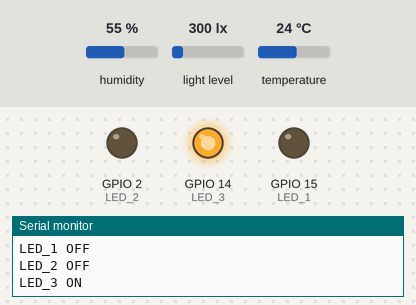
Bench run of a program on a simulated ESP32. On the bench: output pins drawn as LEDs (lit = HIGH), the last lines printed to the serial monitor. The test bench sets the inputs (shaded band); at power-on: humidity 55 %, temperature 24 °C, light level 300 lx. WiFi joins after 1.5 s; servers stay silent unless stated; no MQTT or app messages arrive unless stated.

Above: at 5.9 s.
6.0 s: humidity set to 58 %
8.8 s: humidity set to 61 %
At 10.8 s:
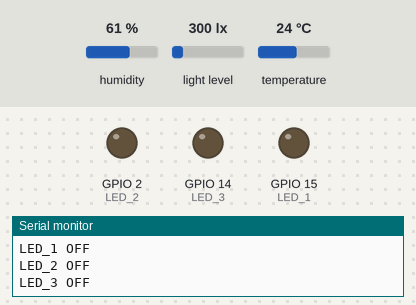
11.2 s: temperature set to 27 °C
12.9 s: temperature set to 30 °C
At 14.2 s:
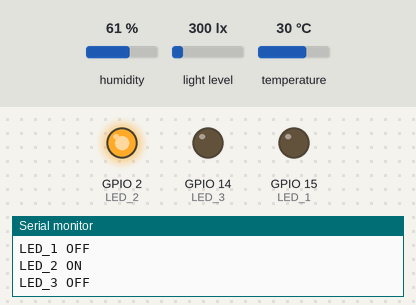
15.3 s: humidity set to 88 %
At 17.0 s:
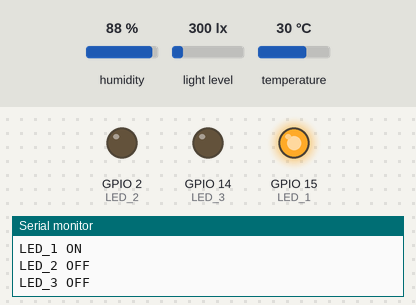
Timing chart, 0 to 18.3 s (numbered marks = the images above; inputs shaded):
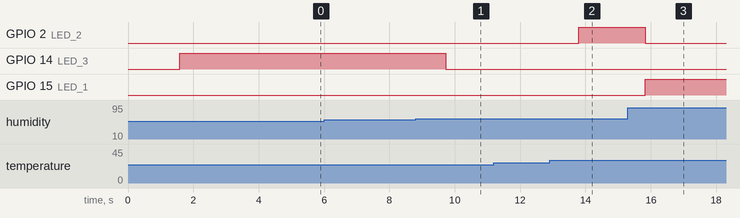

Measured:
- the behaviour switches between 59 and 60 % on humidity (found by bisection; images 0 and 1)
- the behaviour switches between 28 and 29 °C on temperature (found by bisection; images 1 and 2)
- after the input at 8.8 s, GPIO 14 (LED_3): HIGH → LOW after 0.93 s
- after the input at 12.9 s, GPIO 2 (LED_2): LOW → HIGH after 0.90 s
- after the input at 15.3 s, GPIO 2 (LED_2): HIGH → LOW after 0.54 s; GPIO 15 (LED_1): LOW → HIGH after 0.53 s

The program:

main.cpp
```cpp
// MQTT 2 sensors and 3 LEDS
// Publishing to broker for temperature every 5 seconds, humidity every 6 seconds, and light every 4 seconds
#include <Arduino.h>
#include <WiFi.h>
#include <PubSubClient.h>
#include <Ticker.h>
#include <Adafruit_Sensor.h>
#include <DHT.h>
#include <BH1750.h>

#define LED_1 15 // Merah
#define LED_2 2  // Kuning
#define LED_3 14 // Hijau

// define the pins for the DHT11 sensor

#define DHTPIN 16
#define DHTTYPE DHT11

// define the pins for BH1750 sensor

#define SDA_PIN 21
#define SCL_PIN 22

#define WIFI_SSID "ROG"
#define WIFI_PASSWORD "12345678"

#define MQTT_BROKER "broker.emqx.io"
#define MQTT_TOPIC_PUBLISH "esp32_kelvin/data"
#define MQTT_TOPIC_SUBSCRIBE "esp32_kelvin/sensor"

DHT dht(DHTPIN, DHTTYPE);

Ticker timerPublish;
char g_szDeviceId[30];
Ticker timerMqtt;

float temperature = 0;
float humidity = 0;
float lux = 0;

WiFiClient espClient;
PubSubClient mqtt(espClient);

BH1750 lightMeter(0x23);

long lastMsg = 0;
char msg[50];
int value = 0;

unsigned long previousTemperatureMillis = 0;
unsigned long previousHumidityMillis = 0;
unsigned long previousLuxMillis = 0;

const int TEMPERATURE_INTERVAL = 5000; // interval in milliseconds
const int HUMIDITY_INTERVAL = 6000;    // interval in milliseconds
const int LUX_INTERVAL = 4000;         // interval in milliseconds

// void WifiConnect();
// void onPublish(char *topic, byte *payload, unsigned int length);
// void onSubscribe(int packetId, int qos);
// void Cek_kondisi();
// void callback(char *topic, byte *payload, unsigned int length);
// void reconnect();

void WifiConnect()
{
  WiFi.begin(WIFI_SSID, WIFI_PASSWORD);
  Serial.print("Connecting to WiFi");
  while (WiFi.status() != WL_CONNECTED)
  {
    delay(500);
    Serial.print(".");
  }
  Serial.println();
  Serial.print("Connected, IP address: ");
  Serial.println(WiFi.localIP());
}

void onPublish(char *topic, byte *payload, unsigned int length)
{
  Serial.print("Message arrived [");
  Serial.print(topic);
  Serial.print("]: ");

  for (int i = 0; i < length; i++)
  {
    Serial.print((char)payload[i]);
  }

  Serial.println();
}

void Cek_kondisi()
{
  // Read data from DHT11 sensor
  dht.begin();

  // Read data from BH1750 sensor
  lightMeter.begin(BH1750::ONE_TIME_HIGH_RES_MODE, 0x23, &Wire);

  // Read data from DHT11 sensor
  temperature = dht.readTemperature();
  humidity = dht.readHumidity();

  // Read data from BH1750 sensor
  lux = lightMeter.readLightLevel();

  // Temperature, Humidity, and Light Sensor
  temperature = dht.readTemperature();
  humidity = dht.readHumidity();
  lux = lightMeter.readLightLevel();

  Serial.print("Temperature: ");
  Serial.print(temperature);
  Serial.print("C, Humidity: ");
  Serial.print(humidity);
  Serial.print("%, Light: ");
  Serial.print(lux);
  Serial.println("lx");

  // If lux is above 400, gives warnning to serial monitor
  if (lux > 400)
  {
    Serial.println("lux: " + String(lux) + "lx");
    Serial.println("WARNING: Light is too bright!");
  }
  else
  {
    Serial.println("lux: " + String(lux) + "lx");
    Serial.println("Light is normal");
  }

  // If temperature is above 28C, gives warnning to serial monitor
  if (isnan(humidity) || isnan(temperature))
  {
    Serial.println("Failed to read from DHT sensor!");
    return;
  }

  if (temperature > 28 && humidity > 80)
  {
    digitalWrite(LED_1, HIGH);
    Serial.println("LED_1 ON");
  }
  else
  {
    digitalWrite(LED_1, LOW);
    Serial.println("LED_1 OFF");
  }
  if (temperature > 28 && humidity > 60 && humidity < 80)
  {
    digitalWrite(LED_2, HIGH);
    Serial.println("LED_2 ON");
  }
  else
  {
    digitalWrite(LED_2, LOW);
    Serial.println("LED_2 OFF");
  }
  if (temperature < 28 && humidity < 60)
  {
    digitalWrite(LED_3, HIGH);
    Serial.println("LED_3 ON");
  }
  else
  {
    digitalWrite(LED_3, LOW);
    Serial.println("LED_3 OFF");
  }
}

void callback(char *topic, byte *payload, unsigned int length)

{
  Serial.print("Message arrived [");
  Serial.print(topic);
  Serial.print("]: ");

  for (int i = 0; i < length; i++)
  {
    Serial.print((char)payload[i]);
  }

  Serial.println();
}

void reconnect()

{
  while (!mqtt.connected())
  {
    Serial.print("Attempting MQTT connection...");
    if (mqtt.connect(g_szDeviceId))
    {
      Serial.println("Connected to Apek");
      mqtt.subscribe(MQTT_TOPIC_SUBSCRIBE);
    }
    else
    {
      Serial.print("failed, rc=");
      Serial.print(mqtt.state());
      Serial.println(" try again in 2 seconds");
      delay(2000);
    }
  }
}

void setup()

{
  Serial.begin(115200);

  Wire.begin(SDA_PIN, SCL_PIN);

  if (!lightMeter.begin(BH1750::ONE_TIME_HIGH_RES_MODE, 0x23, &Wire))
  {
    Serial.println("Error initialising BH1750");
  }

  WifiConnect();

  mqtt.setServer(MQTT_BROKER, 1883);
  mqtt.setCallback(callback);

  while (!mqtt.connected())
  {
    String clientId = "ESP32_Kelvin";
    if (mqtt.connect(clientId.c_str()))
    {
      Serial.println("connected");
    }
    else
    {
      Serial.print("failed with state ");
      Serial.print(mqtt.state());
      delay(2000);
    }
  }

  // Publish and subscribe
  mqtt.publish(MQTT_TOPIC_PUBLISH, "Hello from ESP32_Kelvin");
  mqtt.subscribe(MQTT_TOPIC_SUBSCRIBE);

  dht.begin();

  timerPublish.attach_ms(3000, Cek_kondisi);
  timerMqtt.attach_ms(1000, reconnect);

  pinMode(LED_1, OUTPUT);
  pinMode(LED_2, OUTPUT);
  pinMode(LED_3, OUTPUT);

  sprintf(g_szDeviceId, "ESP32_%s", WiFi.macAddress().c_str());
  Serial.println(g_szDeviceId);
  Serial.println("Setup done");
}

void loop()
{
  Cek_kondisi();

  if (!mqtt.connected())
  {
    reconnect();
  }

  // // Publishing data to MQTT broker
  // mqtt.publish(MQTT_TOPIC_PUBLISH, String(temperature).c_str());
  // mqtt.publish(MQTT_TOPIC_PUBLISH, String(humidity).c_str());
  // mqtt.publish(MQTT_TOPIC_PUBLISH, String(lux).c_str());

  unsigned long currentMillis = millis();

  if (currentMillis - previousTemperatureMillis >= TEMPERATURE_INTERVAL)
  {
    mqtt.publish(MQTT_TOPIC_PUBLISH, String(temperature).c_str());
    previousTemperatureMillis = currentMillis;
  }

  if (currentMillis - previousHumidityMillis >= HUMIDITY_INTERVAL)
  {
    mqtt.publish(MQTT_TOPIC_PUBLISH, String(humidity).c_str());
    previousHumidityMillis = currentMillis;
  }

  if (currentMillis - previousLuxMillis >= LUX_INTERVAL)
  {
    mqtt.publish(MQTT_TOPIC_PUBLISH, String(lux).c_str());
    previousLuxMillis = currentMillis;
  }

  mqtt.loop();

  delay(1000);
}
```
